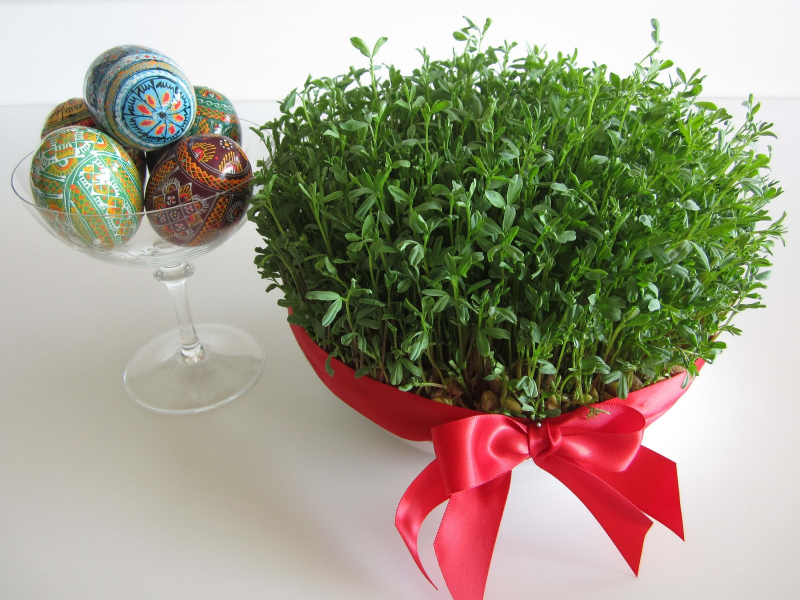
#> input picture HW1/inputs/P2/img.png, 1600 x 1200 px (shown at 1/2 size)
$ jupyter execute 'P02 - b,c.ipynb'
#> lines starting #> are read from the running program, lines starting #| are printed output that depends on the picture; after the words box and inside, x2 and y2 are one past the last pixel; in counts of white or black regions, pixels touching at a corner belong together
[cell 1]
import numpy as np
import matplotlib.pyplot as plt
import seaborn as sns
import cv2

[cell 2]
# Loading images
img = cv2.imread("./inputs/P2/img.png")
#> img is the input picture: shape (1200, 1600, 3); mean B, G, R 136.2, 155.4, 160.6
msg = cv2.imread("./inputs/P2/msg.png",0)
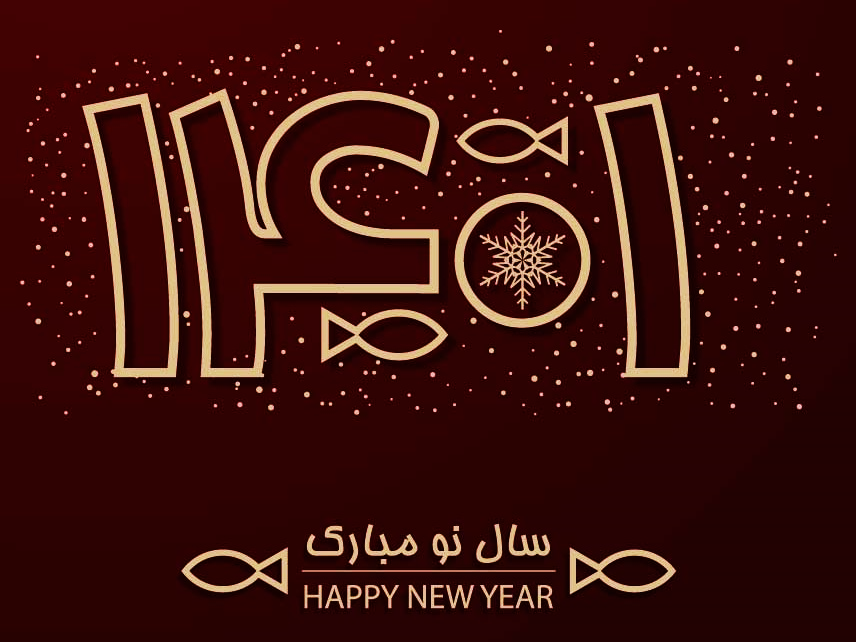
#> input picture HW1/inputs/P2/msg.png, 856 x 642 px
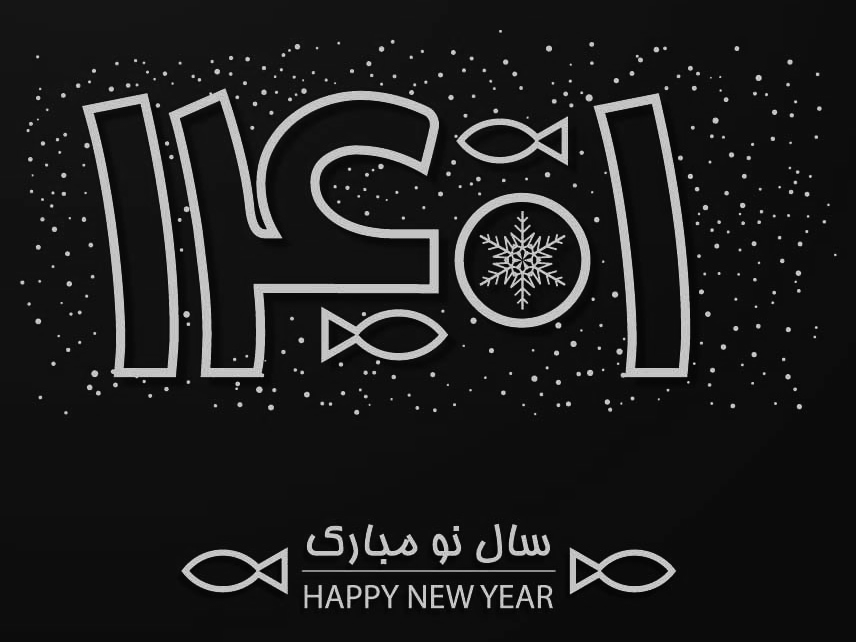
#> msg: shape (642, 856); min 2, max 236, mean 30.1

# resize msg image
a,b = img.shape[0:2]
#> a = 1200; b = 1600
msg = cv2.resize(msg,[b,a])
#> msg: shape (1200, 1600)

# binarize image
(thresh, im_bw) = cv2.threshold(msg, 128, 255, cv2.THRESH_BINARY | cv2.THRESH_OTSU)
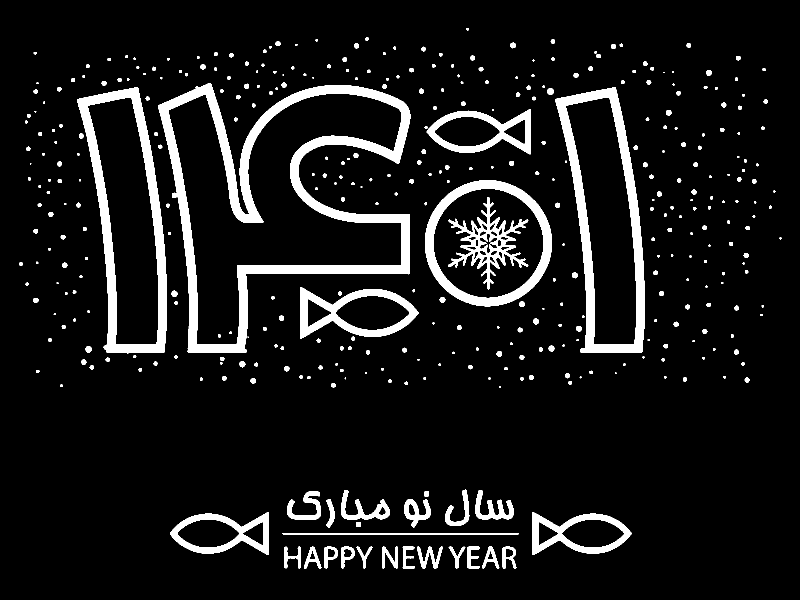
#> im_bw: shape (1200, 1600) (shown at 1/2 size); 8.7% white; 395 white regions (61 under 20 px), largest, box (x1, y1, x2, y2) and area: (316, 166, 821, 705) 46654, (154, 174, 334, 707) 21062, (1110, 174, 1290, 706) 21031
#> thresh = 98
thresh = 127
msg = cv2.threshold(msg, thresh, 255, cv2.THRESH_BINARY)[1]
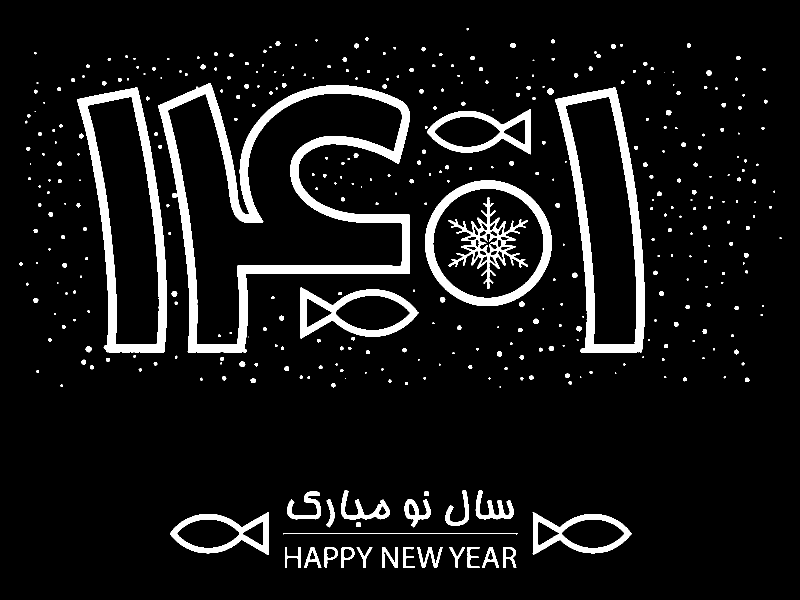
#> msg: shape (1200, 1600) (shown at 1/2 size); 8% white; 395 white regions (125 under 20 px), largest, box (x1, y1, x2, y2) and area: (316, 166, 820, 705) 44538, (154, 175, 334, 706) 20177, (1110, 175, 1290, 706) 20150
cv2.imwrite('./outputs/P02-bc/binary_msg.png', msg)

print(msg.shape,img.shape)
#| (1200, 1600) (1200, 1600, 3)

[cell 3]
# check to being binary
np.unique(msg)
#> Out = [0, 255]

[cell 4]
def Decode(en_img):
    # like given pseudo-code
    msg = np.zeros_like(en_img)
    img_r = en_img[:,:,2]
    img_b = en_img[:,:,0]
    img_mid = abs(img_r - img_b)

    for row in range(img_mid.shape[0]):
        for col in range(img_mid.shape[1]):
            pix = img_mid[row,col]
            if pix%2==0:
                # use 255 brightness level as one
                msg[row,col] = 255
            else:
                msg[row,col] = 0

    plt.imshow( cv2.cvtColor(msg,cv2.COLOR_BGR2RGB))
    plt.axis("off")
    plt.show()
    return msg

# Encode message into image
def Encode(img,msg):
    #check if sizes are equal
    if img.shape[0:2] !=  msg.shape[0:2]:
        raise ValueError("Shape must be equal")

    # like decode algorithm, select blue and red channel and calclate mid
    img_r = img[:,:,2]
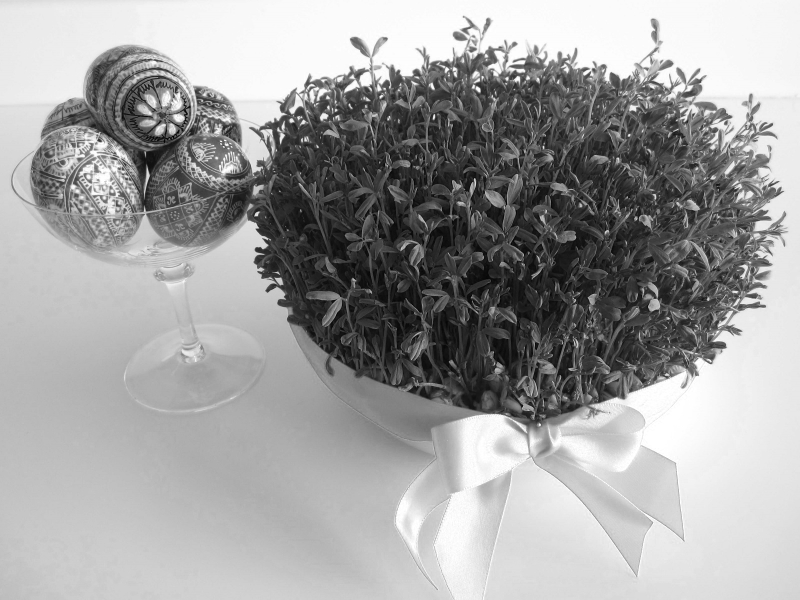
#> img_r: shape (1200, 1600) (shown at 1/2 size); min 0, max 255, mean 160.6
    img_b = img[:,:,0]
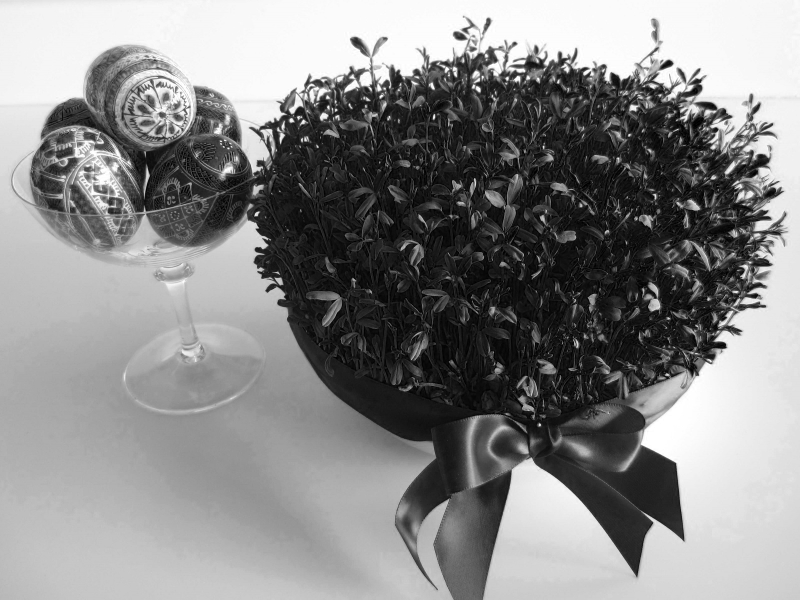
#> img_b: shape (1200, 1600) (shown at 1/2 size); min 0, max 255, mean 136.2
    img_mid = abs(img_r - img_b)
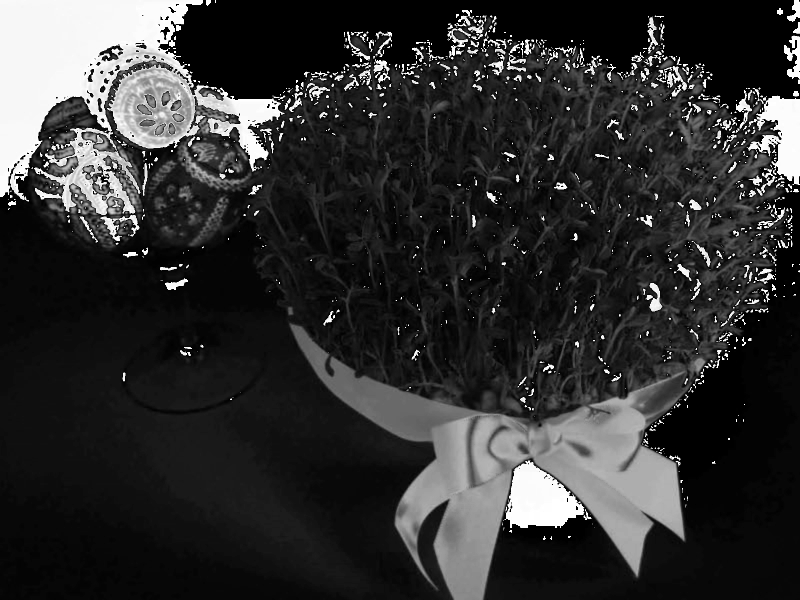
#> img_mid: shape (1200, 1600) (shown at 1/2 size); min 0, max 255, mean 48.9

    # scroll all pixels entire image
    for row in range(msg.shape[0]):
        for col in range(msg.shape[1]):

            # check if a pixel can be decoded based on current values
            # if is not possible, increase or decrease one unit to changing odd to even and even to odd
            if msg[row,col] == 255 and img_mid[row,col]%2 != 0:
                if img[row,col,2] - 1 > 0:
                    img[row,col,2] -= 1
                elif  img[row,col,2] + 1 < 255:
                    img[row,col,2] += 1


            elif msg[row,col] == 0 and img_mid[row,col]%2==0:
                if img[row,col,2] - 1 > 0:
                    img[row,col,2] -= 1
                elif  img[row,col,2] + 1 < 255:
                    img[row,col,2] += 1


    plt.imshow( cv2.cvtColor(img,cv2.COLOR_BGR2RGB))
    plt.axis("off")
    plt.show()
    return  img

[cell 5]
encoded_img = Encode(img,msg)
cv2.imwrite('./outputs/P02-bc/encoded_img.png', encoded_img)
decoded_img = Decode(encoded_img)
#> in Decode, `img_mid = abs(img_r - img_b)`:
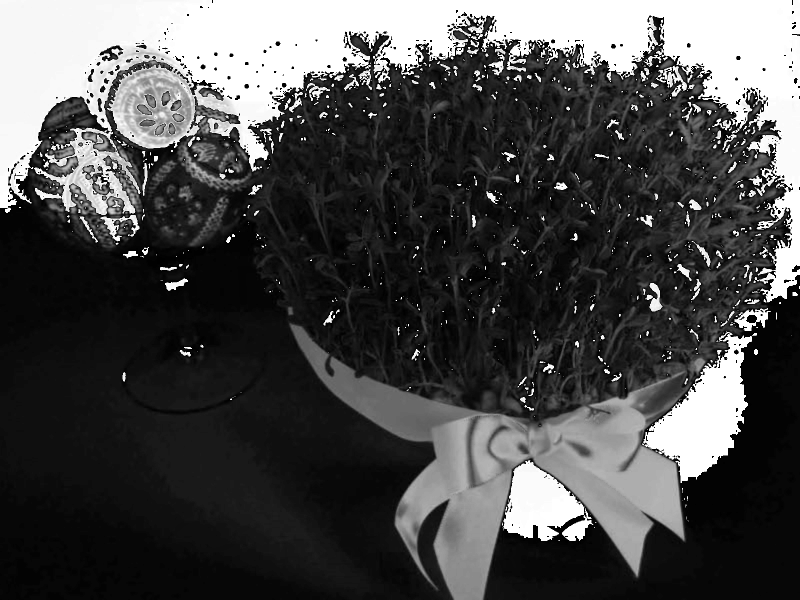
#> img_mid: shape (1200, 1600) (shown at 1/2 size); min 0, max 255, mean 75.3
cv2.imwrite('./outputs/P02-bc/decoded_img.png', decoded_img)
#> Out = True
